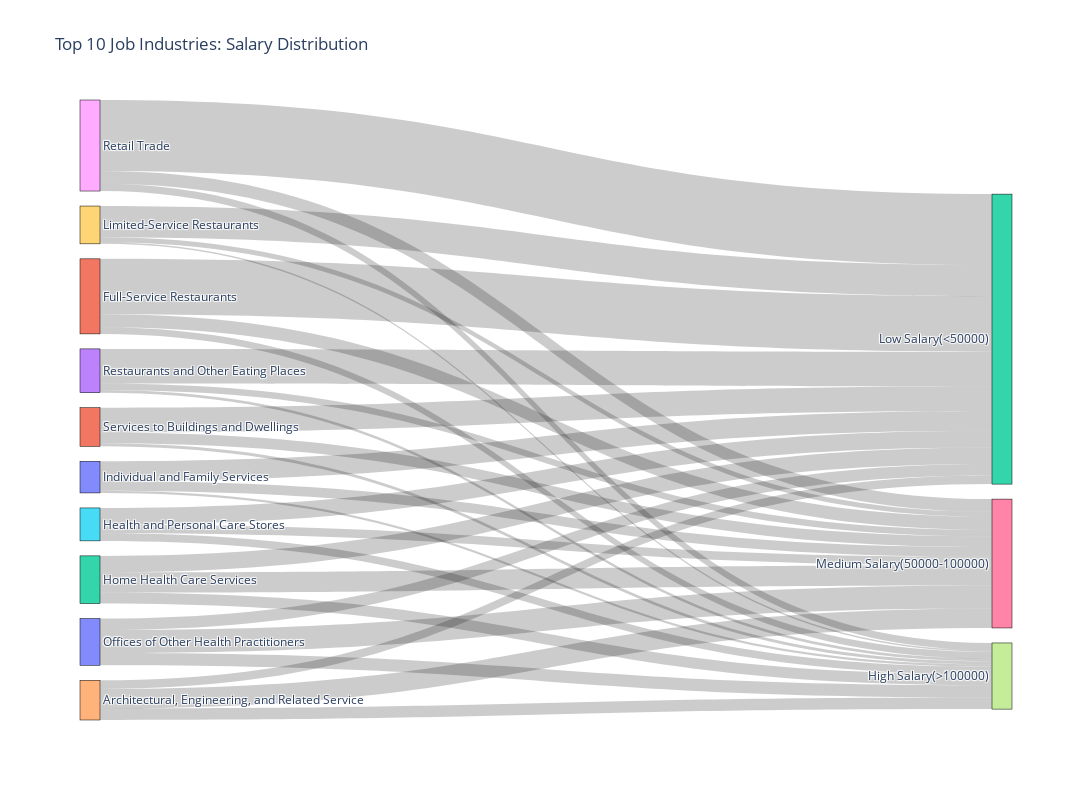

The code cell stored with this chart in its notebook:
### Code cell
fig.update_layout(title_text="Top 10 Job Industries: Salary Distribution",
                  width=1200,
                  height=800)
fig.show()

### Figure 1 — Plotly figure (JSON) as saved in the notebook; plotly's stock layout.template omitted (floating-point values rounded to 4 significant figures)
{"data": [{"link": {"source": [4, 4, 4, 11, 11, 11, 5, 5, 5, 12, 12, 12, 0, 0, 0, 9, 9, 9, 10, 10, 10, 3, 3, 3, 8, 8, 8, 1, 1, 1], "target": [7, 2, 6, 7, 2, 6, 7, 2, 6, 7, 2, 6, 7, 2, 6, 7, 2, 6, 7, 2, 6, 7, 2, 6, 7, 2, 6, 7, 2, 6], "value": [167, 125, 280, 96, 799, 185, 111, 242, 121, 158, 237, 291, 32, 282, 141, 22, 448, 74, 175, 165, 332, 40, 498, 93, 106, 1021, 183, 45, 356, 154]}, "node": {"label": ["Individual and Family Services", "Services to Buildings and Dwellings", "Low Salary(<50000)", "Restaurants and Other Eating Places", "Architectural, Engineering, and Related Service", "Health and Personal Care Stores", "Medium Salary(50000-100000)", "High Salary(>100000)", "Retail Trade", "Limited-Service Restaurants", "Offices of Other Health Practitioners", "Full-Service Restaurants", "Home Health Care Services"], "line": {"color": "black", "width": 0.5}, "pad": 15, "thickness": 20}, "type": "sankey"}], "layout": {"height": 800, "title": {"text": "Top 10 Job Industries: Salary Distribution"}, "width": 1200}}
